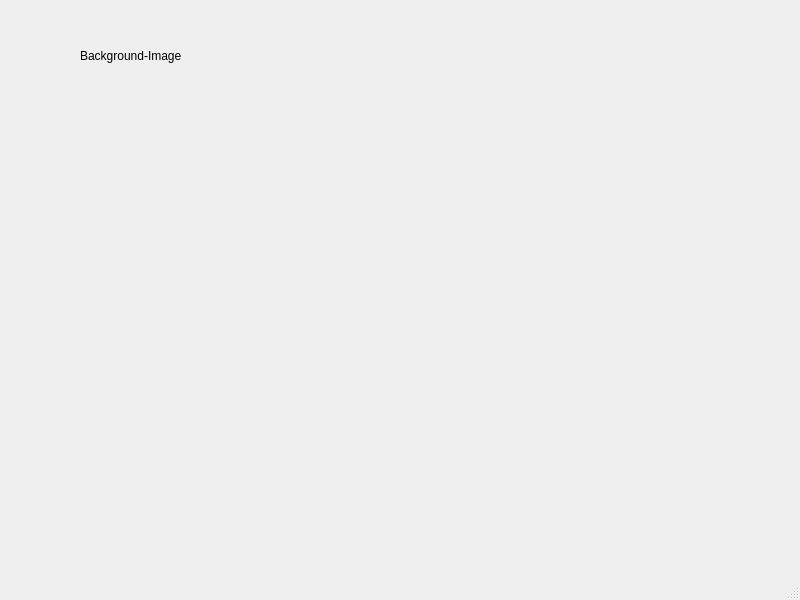
<?xml version="1.0" encoding="UTF-8"?>
<ui version="4.0">
 <class>MainWindow</class>
 <widget class="QMainWindow" name="MainWindow">
  <property name="geometry">
   <rect>
    <x>0</x>
    <y>0</y>
    <width>800</width>
    <height>600</height>
   </rect>
  </property>
  <property name="windowTitle">
   <string>MainWindow</string>
  </property>
  <widget class="QWidget" name="centralwidget">
   <widget class="QLabel" name="label">
    <property name="geometry">
     <rect>
      <x>30</x>
      <y>110</y>
      <width>671</width>
      <height>331</height>
     </rect>
    </property>
    <property name="styleSheet">
     <string notr="true">background-image: url(:/Logos/1.jpeg);</string>
    </property>
    <property name="text">
     <string/>
    </property>
   </widget>
   <widget class="QLabel" name="label_2">
    <property name="geometry">
     <rect>
      <x>80</x>
      <y>20</y>
      <width>151</width>
      <height>71</height>
     </rect>
    </property>
    <property name="text">
     <string>Background-Image</string>
    </property>
   </widget>
  </widget>
  <widget class="QMenuBar" name="menubar">
   <property name="geometry">
    <rect>
     <x>0</x>
     <y>0</y>
     <width>800</width>
     <height>26</height>
    </rect>
   </property>
  </widget>
  <widget class="QStatusBar" name="statusbar"/>
 </widget>
 <resources>
  <include location="../Archivos/Recursos.qrc"/>
 </resources>
 <connections/>
</ui>
